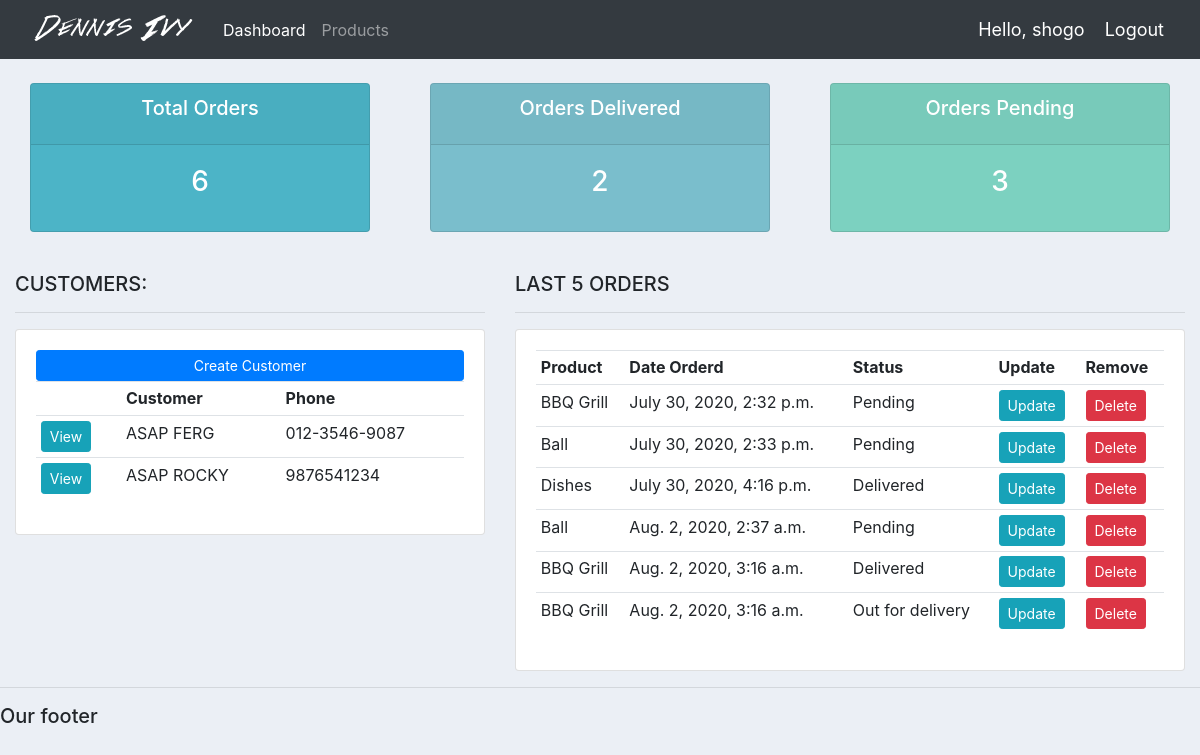
The app's page / (signed in) with its own data.
### accounts/models.py (models this page shows, shortened)
class Customer(models.Model):
	user = models.OneToOneField(User, null=True, blank=True, on_delete=models.CASCADE)
	name = models.CharField(max_length=200, null=True)
	phone = models.CharField(max_length=200, null=True)
	email = models.CharField(max_length=200, null=True)
	profile_pic = models.ImageField(default="profile1.png", null=True, blank=True)
	date_created = models.DateTimeField(auto_now_add=True, null=True)

class Order(models.Model):
	STATUS = (
			('Pending', 'Pending'),
			('Out for delivery', 'Out for delivery'),
			('Delivered', 'Delivered'),
			)
	customer = models.ForeignKey(Customer, null=True, on_delete= models.SET_NULL)
	product = models.ForeignKey(Product, null=True, on_delete= models.SET_NULL)
	date_created = models.DateTimeField(auto_now_add=True, null=True)
	status = models.CharField(max_length=200, null=True, choices=STATUS)
	note = models.CharField(max_length=1000, null=True)

class Product(models.Model):
	CATEGORY = (
			('Indoor', 'Indoor'),
			('Out Door', 'Out Door'),
			)
	name = models.CharField(max_length=200, null=True)
	price = models.FloatField(null=True)
	category = models.CharField(max_length=200, null=True, choices=CATEGORY)
	description = models.CharField(max_length=200, null=True, blank=True)
	date_created = models.DateTimeField(auto_now_add=True, null=True)
	tags = models.ManyToManyField(Tag)
	def __str__(self):
		return self.name

### accounts/decorators.py (the view)
	def wrapper_function(request, *args, **kwargs):
		group = None
		if request.user.groups.exists():
			group = request.user.groups.all()[0].name
		if group == 'customer':
			return redirect('user-page')
		if group == 'admin':
			return view_func(request, *args, **kwargs)

### accounts/views.py (called while the page is built)
@login_required(login_url='login')
@admin_only
def home(request):
	orders = Order.objects.all()
	customers = Customer.objects.all()
	total_customers = customers.count()
	total_orders = orders.count()
	delivered = orders.filter(status='Delivered').count()
	pending = orders.filter(status='Pending').count()
	context = {'orders':orders, 'customers':customers,
	'total_orders':total_orders,'delivered':delivered,
	'pending':pending }
	return render(request, 'accounts/dashboard.html', context)

### accounts/templates/accounts/dashboard.html
{%  extends 'accounts/main.html' %}
{% block content %}
{%  include 'accounts/status.html' %}
<br>
<div class="row">
	<div class="col-md-5">
		<h5>CUSTOMERS:</h5>
		<hr>
		<div class="card card-body">
			<a class="btn btn-primary  btn-sm btn-block" href="">Create Customer</a>
			<table class="table table-sm">
				<tr>
					<th></th>
					<th>Customer</th>
					<th>Phone</th>
				</tr>
				{% for customer in customers %}
					<tr>
						<td><a class="btn btn-sm btn-info" href="{% url 'customer' customer.id %}">View</a></td>
						<td>{{customer.name}}</td>
						<td>{{customer.phone}}</td>
					</tr>
				{% endfor %}
			</table>
		</div>
	</div>
	<div class="col-md-7">
		<h5>LAST 5 ORDERS</h5>
		<hr>
		<div class="card card-body">
			<table class="table table-sm">
				<tr>
					<th>Product</th>
					<th>Date Orderd</th>
					<th>Status</th>
					<th>Update</th>
					<th>Remove</th>
				</tr>
				{% for order in orders %}
					<tr>
						<td>{{order.product}}</td>
						<td>{{order.date_created}}</td>
						<td>{{order.status}}</td>
						<td><a class="btn btn-sm btn-info" href="{% url 'update_order' order.id %}">Update</a></td>
						<td><a class="btn btn-sm btn-danger" href="{% url 'delete_order' order.id %}">Delete</a></td>
					</tr>
				{% endfor %}
			</table>
		</div>
	</div>
</div>
{% endblock %}

### accounts/templates/accounts/main.html (shortened to what this page needs)
{% load static %}
<!DOCTYPE html>
<html>
<head>
	<link rel="stylesheet" href="https://stackpath.bootstrapcdn.com/bootstrap/4.3.1/css/bootstrap.min.css">
	<link rel="stylesheet" type="text/css" href="{% static '/css/main.css' %}">
</head>
<body>
	{%  include 'accounts/navbar.html' %}
	<div class="container-fluid">
	{% block content %}
	{% endblock %}
    </div>
	<hr>
	<h5>Our footer</h5>
</body>
</html>

### accounts/templates/accounts/navbar.html (shortened to what this page needs)
{% load static %}
<nav class="navbar navbar-expand-lg navbar-dark bg-dark">
 <img src="{% static 'images/logo.png' %}">
  <div class="collapse navbar-collapse" id="navbarNav">
    <ul class="navbar-nav">
      {% if request.user.is_staff %}
      <li class="nav-item active">
        <a class="nav-link" href="{% url 'home' %}">Dashboard</a>
      </li>
      <li class="nav-item">
        <a class="nav-link" href="{% url 'products' %}">Products</a>
      </li>
      {% else %}
       <li class="nav-item">
        <a class="nav-link" href="{% url 'account' %}">Settings</a>
      </li>
      {% endif %}
    </ul>
  </div>
  <span class="hello-msg">Hello, {{request.user}}</span>
  <span ><a  class="hello-msg" href="{% url 'logout' %}">Logout</a></span>
</nav>

### accounts/templates/accounts/status.html
<br>
<div class="row">
	<div class="col">
		<div class="col-md">
			<div class="card text-center text-white  mb-3" id="total-orders">
			  	<div class="card-header">
			  		<h5 class="card-title">Total Orders</h5>
			  	</div>
			  	<div class="card-body">
			    	<h3 class="card-title">{{total_orders}}</h3>
			  	</div>
			</div>
		</div>
	</div>
	<div class="col">
		<div class="col-md">
			<div class="card text-center text-white  mb-3" id="orders-delivered">
			  	<div class="card-header">
			  		<h5 class="card-title">Orders Delivered</h5>
			  	</div>
			  	<div class="card-body">
			    	<h3 class="card-title">{{delivered}}</h3>
			  	</div>
			</div>
		</div>
	</div>
	<div class="col">
		<div class="col-md">
			<div class="card text-center text-white  mb-3" id="orders-pending">
			  	<div class="card-header">
			  		<h5 class="card-title">Orders Pending</h5>
			  	</div>
			  	<div class="card-body">
			    	<h3 class="card-title">{{pending}}</h3>
			  	</div>
			</div>
		</div>
	</div>
</div>

### static/css/main.css (style rules this page uses)
body { background-color: #ebeff5; }
#total-orders { background-color: #4cb4c7; }
#orders-delivered { background-color: #7abecc; }
#orders-pending { background-color: #7CD1C0; }

### accounts/templates/accounts/navbar.html (style rules this page uses)
.hello-msg { font-size: 18px; color: #fff; margin-right: 20px; }

### records on screen
Customer: name "ASAP FERG", phone "012-3546-9087"
Customer: name "ASAP ROCKY", phone "9876541234"
Order: product "BBQ Grill", date_created "July 30, 2020, 2:32 p.m.", status "Pending"
Order: product "Ball", date_created "July 30, 2020, 2:33 p.m.", status "Pending"
Order: product "Dishes", date_created "July 30, 2020, 4:16 p.m.", status "Delivered"
Order: product "Ball", date_created "Aug. 2, 2020, 2:37 a.m.", status "Pending"
Order: product "BBQ Grill", date_created "Aug. 2, 2020, 3:16 a.m.", status "Delivered"
Order: product "BBQ Grill", date_created "Aug. 2, 2020, 3:16 a.m.", status "Out for delivery"

### other values on screen
{{ request.user }} "shogo"
{{ total_orders }} "6"
{{ delivered }} "2"
{{ pending }} "3"
